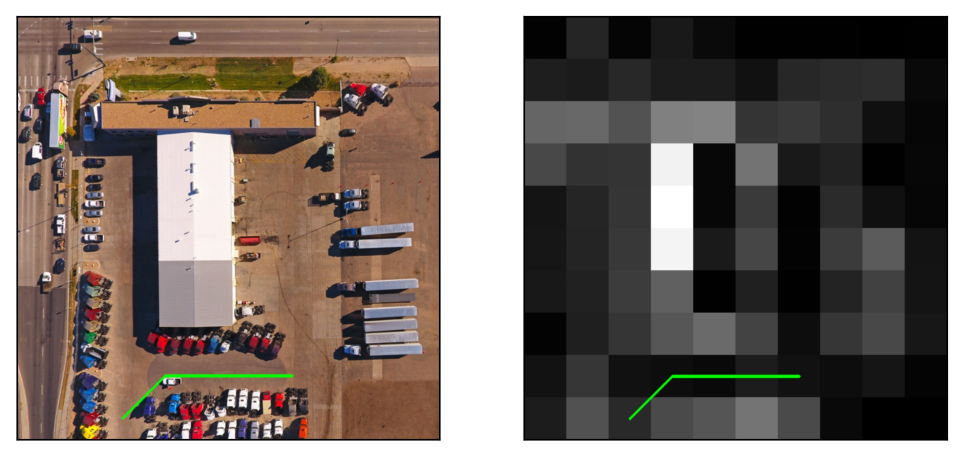
#> input picture 001.jpg, 1926 x 912 px (shown at 1/2 size)
$ python -i trav.py   (imports and definitions only)
#> lines starting #> are read from the running program, lines starting #| are printed output that depends on the picture
#> further down, picture is the input picture: shape (912, 1926, 3); mean B, G, R 100.4, 107.1, 117.9
""" Traversability matrix computation package
"""

import os
import random
import multiprocessing

import cv2
import numpy
import matplotlib
# [3 lines not run here, left out]

from matplotlib import pyplot
from skimage.segmentation import slic
from skimage.util import img_as_float
from skimage.metrics import mean_squared_error, normalized_root_mse, peak_signal_noise_ratio, structural_similarity

import scipy.interpolate

# [4 lines left out: function load_image, not called in this run]

def grid_list(image, r):
    """ Returns a list of square coordinates representing a grid over image
        Every square has length and height equals to r
    """
    height, width, _ = image.shape
    # assertions that guarantee the square grid contains all pixels
    assert r > 0, "Parameter r must be larger than zero"
    if (height/r).is_integer() and (width/r).is_integer():
        glist = []
        for toplefty in range(0, height, r):
            for topleftx in range(0, width, r):
                glist.append((topleftx, toplefty, r))
        return glist
    else:
        new_height = int(r*numpy.floor(height/r))
        new_width = int(r*numpy.floor(width/r))
        if new_height > 0 and new_width > 0:
            y_edge = int((height - new_height)/2)
            x_edge = int((width - new_width)/2)
            glist = []
            for toplefty in range(y_edge, y_edge+new_height, r):
                for topleftx in range(x_edge, x_edge+new_width, r):
                    glist.append((topleftx, toplefty, r))
            return glist
        else:
            raise ValueError("r probably larger than image dimensions")

# [70 lines left out: functions grid_list2, grid_list_overlap, draw_grid, not called in this run]

def R_matrix(image, grid):
    """ Returns a matrix of regions from image, according to grid
    """
    k = 0
    height, width, _ = image.shape
    r = grid[k][2]
    rows = int(height/r)
    cols = int(width/r)
    rmatrix = [None]*rows
    for i in range(rows):
        rmatrix[i] = [None]*cols
        for j in range(cols):
            square = grid[k]
            tlx, tly, r = square[0], square[1], square[2]
            R = image[tly:tly+r, tlx:tlx+r]
            rmatrix[i][j] = R
            k += 1
    return rmatrix

# [43 lines left out: functions R_matrix2, R_matrix_overlap, not called in this run]

def traversability(regions, tf, parallel=True, view=False):
    """ Assigns traversal difficulty estimates to every region
    """
    td_rows = len(regions)
    td_columns = len(regions[0])
    trav = numpy.ndarray((td_rows, td_columns), dtype=float)
    if not parallel:
        for i in range(td_rows):
            for j in range(td_columns):
                trav[i][j] = tf(regions[i][j], view=view)
    else:
        array = [regions[i][j] for i in range(td_rows) for j in range(td_columns)]
        p = multiprocessing.Pool()
        tdarray = p.map(tf, array)
        p.close()
        trav = numpy.array(tdarray, dtype=float).reshape((td_rows, td_columns))

    trav /= trav.max()

    return trav

# [61 lines left out: functions coord, traversability_image, score, draw_path, tf_random, not called in this run]

def tf_grayhist(R, view=False):
    """ Returns a traversability value based on grayscale histogram dispersion
    """
    R = cv2.cvtColor(R, cv2.COLOR_BGR2GRAY)
    std = numpy.std(R.flatten())
    if std == 0: diff = 1
    else: diff = numpy.minimum(1, 1/std)
    if view:
        fig, (ax0, ax1) = pyplot.subplots(ncols=2, figsize=(8, 4))
        ax0.imshow(R, cmap='gray', interpolation='bicubic')
        ax0.axes.get_xaxis().set_visible(False)
        ax0.axes.get_yaxis().set_visible(False)
        ax1.hist(R.flatten(), 32, [0, 256], facecolor='k', alpha=0.75, histtype='stepfilled')
        ax1.axes.get_yaxis().set_visible(False)
        fig.tight_layout()
        pyplot.show()
    return diff

# [84 lines left out: functions tf_rgbhist, tf_superpixels, reference, not called in this run]

os.environ["QT_LOGGING_RULES"] = "qt5ct.debug=false"

# [39 lines left out: functions show_image, save_image, show_grid, not called in this run]

class TraversabilityEstimator():
    """
    """
    def __init__(self, tf=tf_grayhist, r=6, binary=False, threshold=127, use_overlap=False, overlap=0.5):
        """ Traversability estimator constructor
            Sets all initial estimator parameters
        """
        self.tf = tf
        self.r = r
        self.binary = binary
        self.threshold = threshold
        self.use_overlap = use_overlap
        self.overlap = overlap

    # [18 lines left out: function get_traversability_matrix, not called in this run]

    def get_traversability_matrix_multiscale(self, image, normalize=True):
        """ Returns a difficulty matrix for image based on estimator parameters
        """
#> called with normalize = True
        image = cv2.bilateralFilter(image, 15, 75, 75)
        r_set = [6, 8, 10, 12, 14, 16, 18, 20, 22, 24][::-1]
        traversability_matrix = None

        for r in r_set:
            if r <= self.r:
                if not self.use_overlap:
                    grid = grid_list(image, r)
                    regions = R_matrix(image, grid)
                else:
                    grid = grid_list_overlap(image, r, overlap=self.overlap)
                    regions = R_matrix_overlap(image, grid, overlap=self.overlap)
                if traversability_matrix is None:
                    traversability_matrix = traversability(regions, self.tf, parallel=True)
                else:
                    multiscale = traversability(regions, self.tf, parallel=True)
                    multiscale = cv2.resize(multiscale, traversability_matrix.shape)
                    traversability_matrix += r*multiscale
#> this loop made 10 passes
#> (rows in R_matrix, cols in R_matrix) on pass 10: (152, 321)
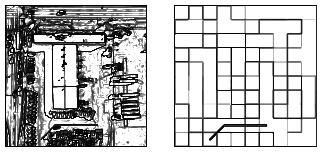
#> traversability_matrix: shape (152, 321) float64; min 0.00807, max 1, mean 0.75
        traversability_matrix = traversability_matrix/numpy.amax(traversability_matrix)

        if self.binary:
            _, traversability_matrix = cv2.threshold(traversability_matrix, self.threshold, 255, cv2.THRESH_BINARY)
        if normalize:
            clahe = cv2.createCLAHE(clipLimit=3.0, tileGridSize=(3,3))
            traversability_matrix = numpy.array(clahe.apply((255*traversability_matrix).astype(numpy.uint8)), dtype=float)/255
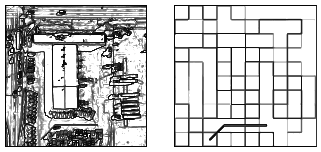
#> traversability_matrix: shape (152, 321) float64; min 0.0157, max 1, mean 0.776
            # traversability_matrix = scipy.ndimage.filters.convolve(traversability_matrix, numpy.full((3, 3), 1.0/9))
        return traversability_matrix

    # [56 lines left out: functions get_traversability_image, get_ground_truth, error, not called in this run]

>>> import cv2
>>> picture = cv2.imread('001.jpg')
>>> result = TraversabilityEstimator().get_traversability_matrix_multiscale(picture)

$ run again, on aerial.jpg
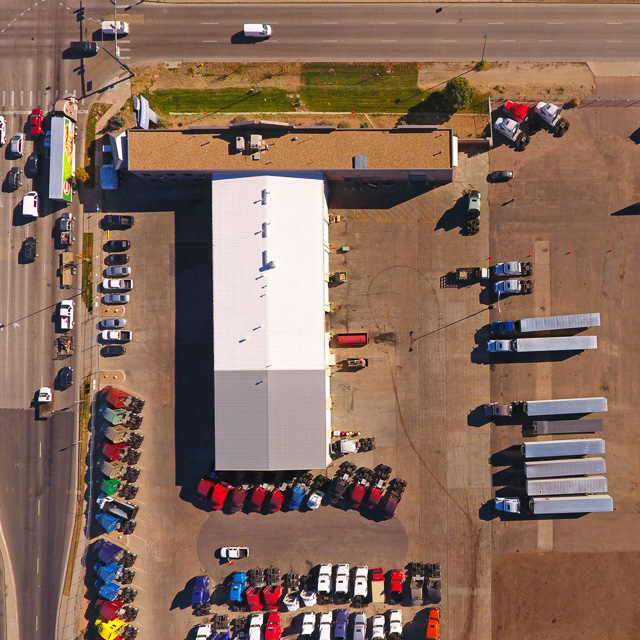
#> input picture aerial.jpg, 640 x 640 px
#> picture is the input picture: shape (640, 640, 3); mean B, G, R 92.1, 107.2, 135.7
#> the loop in get_traversability_matrix_multiscale, `for r in r_set:` made 10 passes
#> (rows in R_matrix, cols in R_matrix) on pass 10: (106, 106)
#> after the loop in get_traversability_matrix_multiscale, `for r in r_set:`:
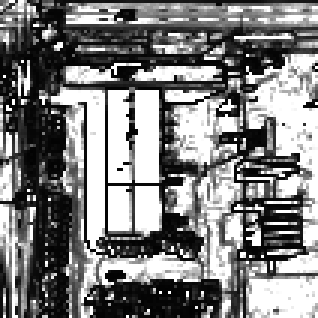
#> traversability_matrix: shape (106, 106) float64 (shown 3 times larger); min 0.00987, max 1, mean 0.499
#> in get_traversability_matrix_multiscale, `traversability_matrix = numpy.array(clahe.apply((255*traversability_ma..`:
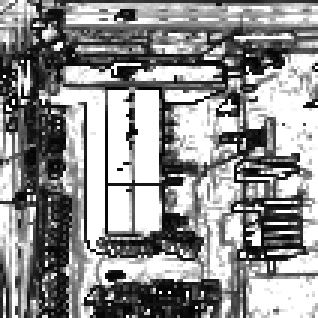
#> traversability_matrix: shape (106, 106) float64 (shown 3 times larger); min 0.00784, max 1, mean 0.562
